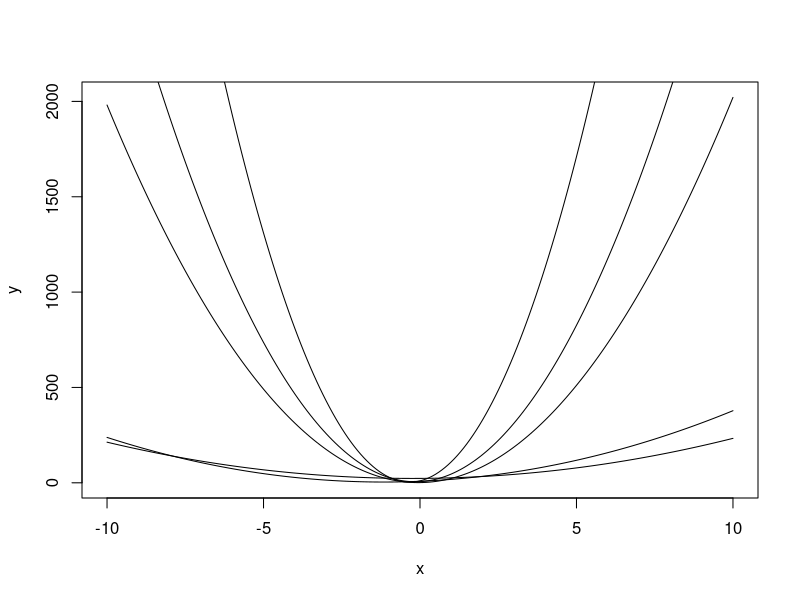

R code for this plot:
quad <- function(x,a=0,b=0,c=0) {
  a*x^2+b*x+c
}

x <- seq(from=-10, to=10, by=.1)
y <- quad(x,20,2,1)
plot(x,y,"l")

y2 <- quad(x,3,7,8)
lines(x,y2)

y3 <- quad(x,2,1,23)
y4 <- quad(x,60,40,10)
y5 <- quad(x,31,9,6)
lines(x,y3)
lines(x,y4)
lines(x,y5)